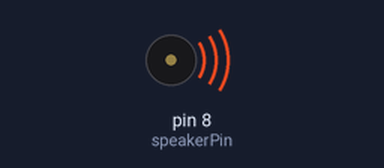
This sketch was run on a simulated Arduino Uno, built with avr-gcc and run on an emulated ATmega328P. On the bench: buzzer (waves = sounding, pin HIGH).

Above: at 0.02 s.
Timing chart, 0 to 3.0 s (numbered marks = the images above):
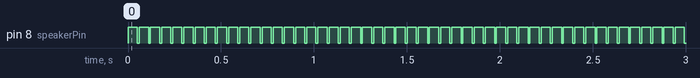

Measured:
- by itself, pin 8 (speakerPin): alternates HIGH for 0.05 s and LOW for 0.01 s

The sketch:

SFKneo-12_ActiveBuzzer.ino
```cpp
int speakerPin = 8;

void setup () {
  Serial.begin(115200);
  pinMode (speakerPin, OUTPUT);
}
void loop () {
  analogWrite (speakerPin, 255);
  delay (50);
  analogWrite (speakerPin, 0);
  delay (10);
}
```
